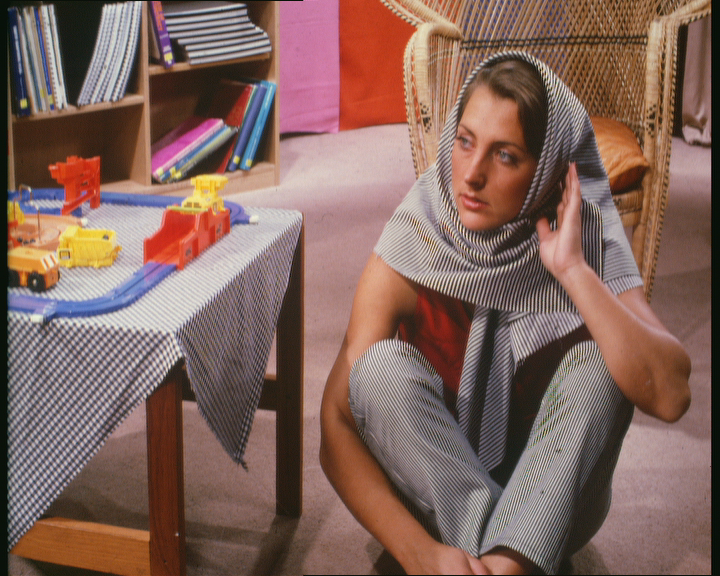
#> input picture data/barbara.bmp, 720 x 576 px
$ jupyter execute --allow-errors Hyper.ipynb   (shell and % lines are left out)   (older library calls are emulated)
#> lines starting #> are read from the running program, lines starting #| are printed output that depends on the picture
### cnnbin/utils.py
"""
Misc utility functions for CNNbin
"""
from functools import reduce
from math import ceil
import tqdm
import numpy as np


# [13 lines left out: function window, not called in this run]


def pad2bin(image, n_div=16, mode="reflect"):
    """Pad image to be divisible by n_div

    Args:
        image (ndarray): input image
        n_div (int, optional): Defaults to 16.
        mode (string, optional): Defaults to 'reflect'. Mode for numpy.pad

    Returns:
        ndarray: Padded image
    """

    shape = image.shape
    newshape = [n_div * ceil(i / n_div) for i in image.shape]

    if len(newshape) > 2:
        newshape[2] = shape[2]

    return np.pad(image, [(0, n_div - o) for n_div, o in zip(newshape, shape)], mode)


# [51 lines left out: functions random_patches, split_stack, not called in this run]


def split_diagonal(image):
    """ split image diagonally"""
    new_shape = (image.shape[0] // 2, 2, image.shape[1] // 2, 2)
    ndarray = image.reshape(new_shape)
    image1 = ndarray[:, 0, :, 0] + ndarray[:, 1, :, 1]
    image2 = ndarray[:, 0, :, 1] + ndarray[:, 1, :, 0]

    return image1 / 2, image2 / 2


# [105 lines left out: functions crop2bin, data_gaussian, bin_ndarray, split_bins, split_rgb, split_diagonal_rgb and 2 more, not called in this run]


def clipto8bit(image):
    """ clip float image to 8 bit range"""
    return np.clip(image, 0, 255).astype("uint8")


# [25 lines left out: functions isnotebook, rangebar, progress_bar, not called in this run]

### Hyper.ipynb
[cell 1]
# Basic Template
import numpy as np
import matplotlib.pyplot as plt
import imageio
import os
from skimage.measure import compare_psnr, compare_ssim
import cnnbin
from cnnbin.utils import psnr
from cnnbin.utils import clipto8bit

from skimage.color import rgb2gray
from skimage.measure import compare_psnr

[cell 2]
import ncxtutils

stfile = "Y:/2020Data/Zehr/symbiont/Zehr_symbiont_fixed_cells_2/IMOD/Zehr_symbiont_fixed_cells_2_8/Zehr_symbiont_fixed_cells_2_8.st"
#> (the rest of this cell did not finish here and is left out)

#> (a cell that did not finish here is left out)

[cell 4]
pad = 200
#> (the rest of this cell did not finish here and is left out)

#> (a cell that did not finish here is left out)

[cell 6]
images_ref = [
    cnnbin.utils.pad2bin(rgb2gray(imageio.imread(x)))
    for x in ["data/barbara.bmp", "data/monarch.bmp", "data/comic.bmp"]
]
#> in pad2bin, `shape = image.shape`: shape = (576, 720)
#> in pad2bin, `return np.pad(image, [(0, n_div - o) for n_div, o in zip(newshape, sha..`:
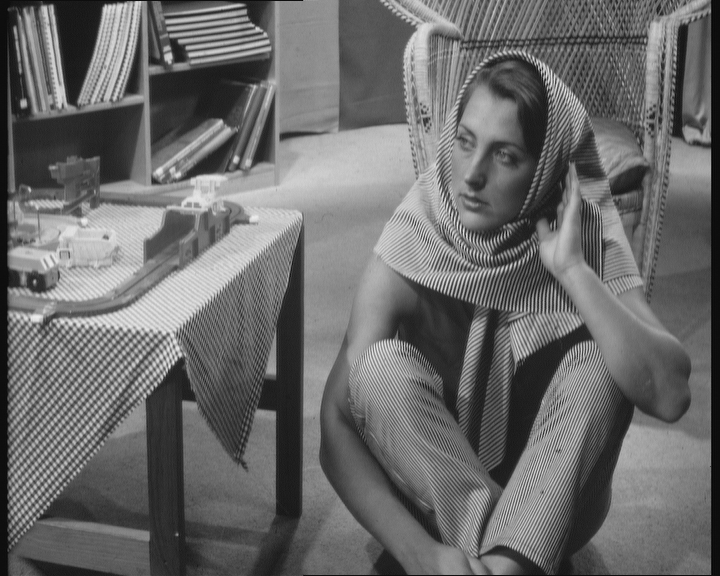
#> returned value: shape (576, 720) float64; min 0.0123, max 0.933, mean 0.419
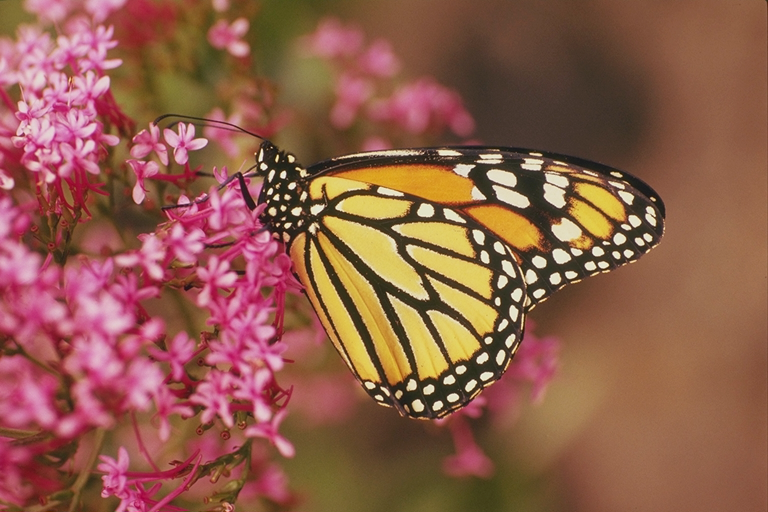
#> input picture data/monarch.bmp, 768 x 512 px
#> call 2 of pad2bin, with n_div = 16, mode = 'reflect'
#> in pad2bin (call 2), `shape = image.shape`: shape = (512, 768)
#> in pad2bin (call 2), `return np.pad(image, [(0, n_div - o) for n_div, o in zip(newshape, sha..`:
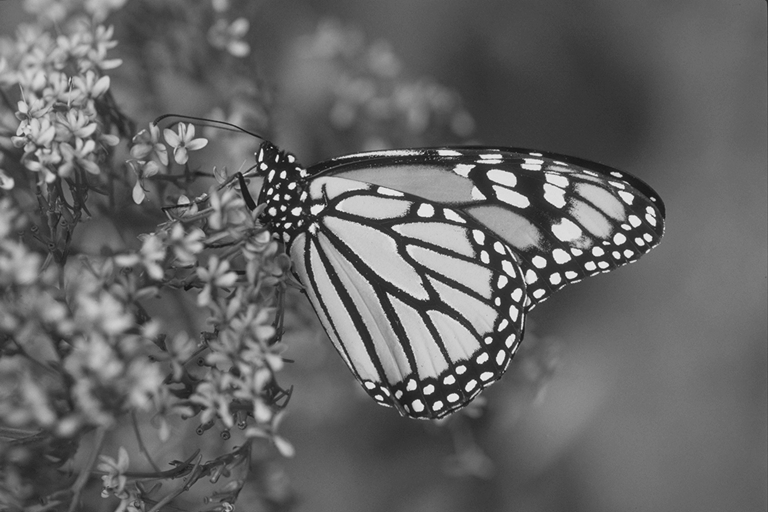
#> returned value: shape (512, 768) float64; min 0.0631, max 0.961, mean 0.402
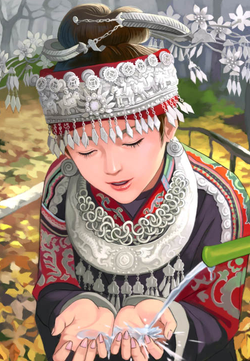
#> input picture data/comic.bmp, 250 x 361 px
#> call 3 of pad2bin, with n_div = 16, mode = 'reflect'
#> in pad2bin (call 3), `shape = image.shape`: shape = (361, 250)
#> in pad2bin (call 3), `return np.pad(image, [(0, n_div - o) for n_div, o in zip(newshape, sha..`:
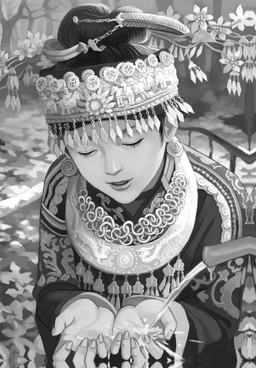
#> returned value: shape (368, 256) float64; min 0.0207, max 1, mean 0.552
#> images_ref = 3 items


sigmas = [0.04]
images = []
references = []
baseline = []
#> (the rest of this cell did not finish here and is left out)

[cell 7]
from tqdm.notebook import tqdm
from skopt import gp_minimize
from skopt.space import Real, Integer
from skopt.utils import use_named_args


class tqdm_skopt(object):
    def __init__(self, **kwargs):
        self._bar = tqdm(**kwargs)

    def __call__(self, res):
        self._bar.update()


def train_net(depth=3, start_filts=48, lr1=5e-4, alpha=0.95):
    block_size = (128, 128)
    net = cnnbin.CNNbin(
        multichannel=False, depth=depth, start_filts=start_filts, block_size=block_size
    )
    net.train_list(images, num_epochs=100, samples=2, learning_rate=lr1, alpha=alpha)
    return net


#> (the rest of this cell did not finish here and is left out)

#> (a cell that did not finish here is left out)

[cell 9]
from skopt.plots import plot_convergence, plot_objective
#> (the rest of this cell did not finish here and is left out)

#> (a cell that did not finish here is left out)

[cell 11]
filtered_images = [net.filter(image).astype("double") for image in images]

f, ax = plt.subplots(ncols=len(images_ref), nrows=len(sigmas) + 1, figsize=(13, 13))
for ax, im in zip(ax.ravel(), images_ref + filtered_images):
    ax.imshow(im, clim=(0, 1))
#> this loop made 3 passes
